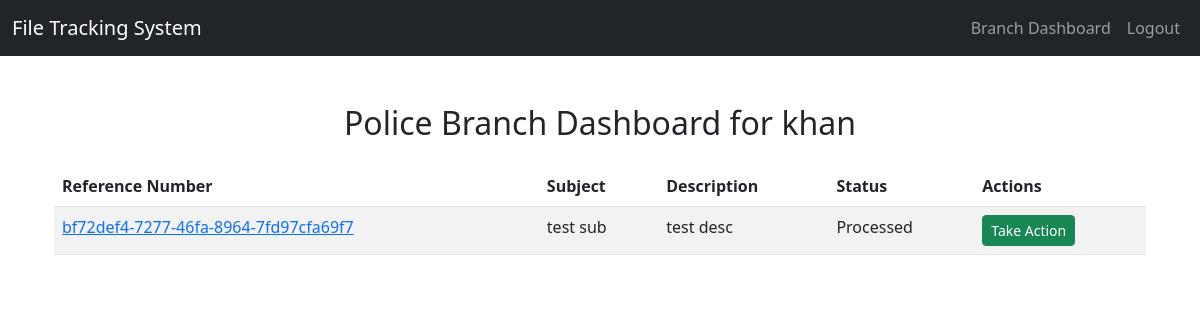
The page /branch_dashboard/ (signed in) on the database its author committed.
### file_management/models.py (models this page shows, shortened)
class Profile(models.Model):
    user = models.OneToOneField(User, on_delete=models.CASCADE,related_name='profile')
    department = models.ForeignKey(Department, on_delete=models.CASCADE)

class Department(models.Model):
    name = models.CharField(max_length=100)
    def __str__(self) -> str:
        return self.name

class File(models.Model):
    PRIORITY_CHOICES = [('Normal', 'Normal'), ('Urgent', 'Urgent')]
    reference_number = models.UUIDField(default=uuid.uuid4, editable=False, unique=True)
    file_name = models.CharField(max_length=100)
    file_data = models.FileField(upload_to='uploaded_files/')
    file_type = models.CharField(max_length=50)
    priority = models.CharField(max_length=10, choices=PRIORITY_CHOICES)
    purpose = models.TextField()
    from_department = models.ForeignKey(Department, related_name='sent_files',  null=True, blank=True, on_delete=models.CASCADE)
    to_department = models.ForeignKey(Department, related_name='received_files', on_delete=models.CASCADE)
    file_source = models.CharField(max_length=100)
    subject = models.CharField(max_length=200)
    description = models.TextField()
    status = models.CharField(max_length=20, default='Pending')
    created_at = models.DateTimeField(auto_now_add=True)
    updated_at = models.DateTimeField(auto_now=True)

### file_management/views.py (the view, shortened to what this page needs)
# urls.py: path('branch_dashboard/', views.branch_dashboard, name='branch_dashboard'),
@login_required
def branch_dashboard(request):
    user_department = request.user.profile.department
    files = File.objects.filter(to_department=user_department)
    departments = Department.objects.all()
    context = {
        'files': files,
        'departments': departments
    }
    return render(request, 'branch_dashboard.html', context)

### templates/branch_dashboard.html (shortened to what this page needs)
{% extends 'base.html' %}
{% block content %}
<div class="container mt-5">
    <h2 class="text-center mb-4">{{user.profile.department}} Branch Dashboard for {{user.username}}</h2>
    <table class="table table-striped">
        <thead>
            <tr>
                <th>Reference Number</th>
                <th>Subject</th>
                <th>Description</th>
                <th>Status</th>
                <th>Actions</th>
            </tr>
        </thead>
        <tbody>
            {% for file in files %}
            <tr>
                <td><a href="{% url 'view_file_actions_branch' file.id %}"> {{ file.reference_number }}</a></td>
                <td>{{ file.subject }}</td>
                <td>{{ file.description }}</td>
                <td>{{ file.status }}</td>
                <td>
                        {% if file.status != 'Processed'%}
                        <form method="post">
                            {% csrf_token %}
                            <input type="hidden" name="file_id" value="{{ file.id }}">
                            <button type="submit"  name="action" value="processed" class="btn btn-primary btn-sm mb-2" >Proceed</button>
                        </form>
                        <form method="post">
                            {% csrf_token %}
                            <div class="input-group mb-3">
                                <input type="hidden" name="file_id" value="{{ file.id }}">
                                <select class="form-select form-select-sm" name="new_department" required>
                                    <option value="">Forward to...</option>
                                    {% for department in departments %}
                                        {% if file.to_department != department %}
                                        <option value="{{ department.name }}">{{ department.name }}</option>
                                        {% endif %}
                                    {% endfor %}
                                </select>
                                <button type="submit" name="action" value="forwarded" class="btn btn-warning btn-sm">Forward</button>
                            </div>
                        </form>
                        {% else %}
                        <button type="button" class="btn btn-success btn-sm" data-bs-toggle="modal" data-bs-target="#takeActionModal-{{ file.id }}">
                            Take Action
                        </button>
                        {% endif %}
                    </td>
            </tr>
            {% empty %}
            <tr>
                <td colspan="5" class="text-center">No files assigned to this branch</td>
            </tr>
            {% endfor %}
        </tbody>
    </table>
</div>
{% endblock %}

### rows shown on the page
File: reference_number "bf72def4-7277-46fa-8964-7fd97cfa69f7", subject "test sub", description "test desc", status "Processed"

### other values the page prints
{{ user.profile.department }} "Police"
{{ user.username }} "khan"
